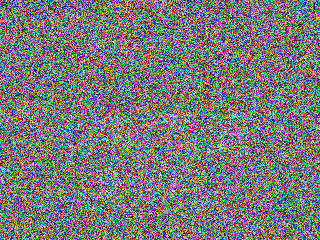
#> input picture picmsyh.png, 320 x 240 px
$ python unzipmsyhwithnoise.py
#> lines starting #> are read from the running program, lines starting #| are printed output that depends on the picture
import pytesseract
from PIL import Image
image=Image.open('picmsyh.png')
#> image is the input picture: PIL image 320x240 RGB; mean R, G, B 120.9, 121, 120.7
r,g,b=image.split()
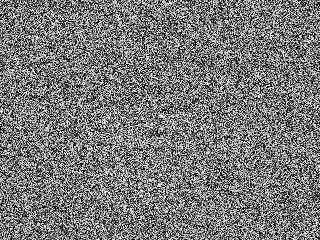
#> r: PIL image 320x240 L; min 0, max 255, mean 120.9
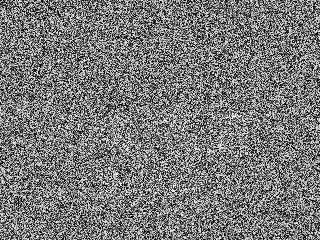
#> g: PIL image 320x240 L; min 0, max 255, mean 121
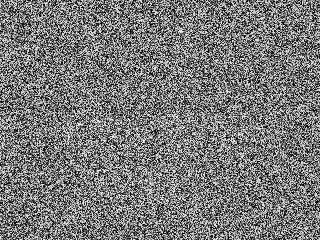
#> b: PIL image 320x240 L; min 0, max 255, mean 120.7
image=r.point(lambda x:255-x)
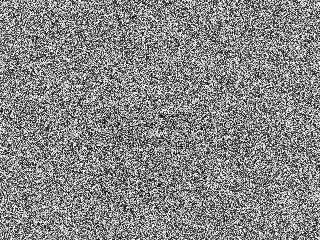
#> image: PIL image 320x240 L; min 0, max 255, mean 134.1
image.save(open('picwhitemsyh.png','wb'),"png")
image.show()
pytesseract.pytesseract.tesseract_cmd = r'D:\OCR\Tesseract-OCR\tesseract.exe'
#> (the run stopped early here; a loop or call above may not have finished)
